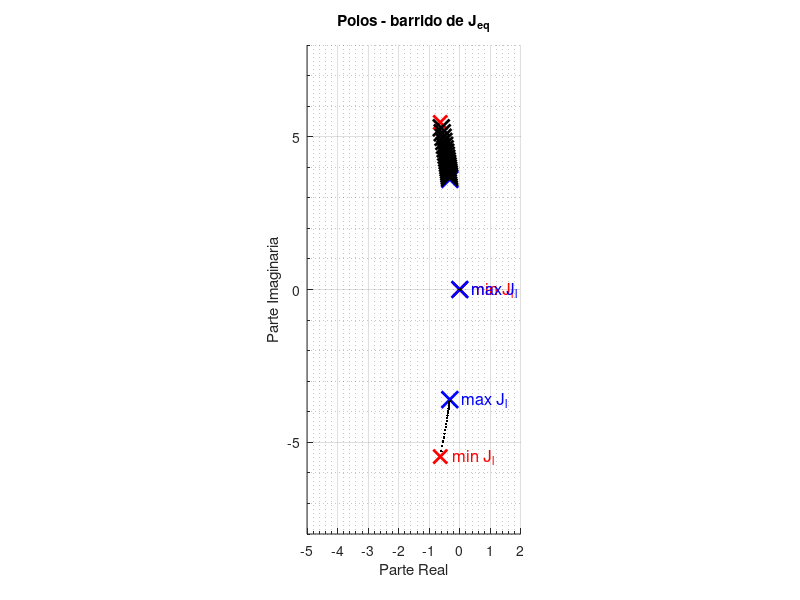

Source code (MATLAB): (Note: this script raises an error after producing the figure.)

% Analisis de estabilidad a lazo abierto

clc; clear; close;

% Parametros 

% Aceleracion de la gravedad [m/s^2]
g = 9.80665;

%% CARGA MECANICA 
% Coeficiente de friccion viscosa en la articulacion [N.m/(rad/s)]
b_l = 0.1;          % [+- 0.03]

b_l_nom = 0.1;
b_l_min = b_l_nom - 0.03;
b_l_max = b_l_nom + 0.03;

% Masa del brazo manipulador
m = 1.0;

% Longitud equivalente del brazo (hasta el centro de masa) [m]
l_cm = 0.25;

% Momento de inercia equivalente del brazo (ref. al centro de masa) [kg.m^2]
J_cm = 0.0208;

% Longitud total del brazo (hasta el extremo) [m]
l_l = 0.50;

% Masa de carga util en el extremo - variable [kg]
m_l = 0.0;            % [0...1.5]
m_l_sc = 0.0;
m_l_max = 1.5;

% Momento de inercia total (al eje de rotacion) [kg.m^2]
J_l = (m*(l_cm)^2 + J_cm) + m_l*(l_l^2);     

J_l_min = (m*(l_cm)^2 + J_cm) + m_l_sc*(l_l^2);  
J_l_max = (m*(l_cm)^2 + J_cm) + m_l_max*(l_l^2);    

% Coeficiente k_l del torque de carga (incluye g) [N.m]
k_l = (m*l_cm + m_l*l_l)*g;

% Torque de perturbacion por contacto [N.m]
T_dl = 0;            % [+- 5.0]


%% TREN DE TRANSMISION

% Relación de reducción total
r = 120;

% Velocidad nominal a la salida [rpm]
n_l_nom = 60.0;

% Velocidad nominal a la salida [rad/s]
omega_l_nom = 6.28;

% Torque de saldia nominal [N.m]
T_q_nom = 17.0;

% Torque de salida pico [N.m]
T_q_max = 45.0;


%% MAQUINA ELECTRICA

% Momento de inercia (motor y caja) [kg.m^2]
J_m = 14.0e-6;

% Coeficiente de friccion viscosa (motor y caja) [N.m/(rad/s)]
b_m = 15.0e-6;

% Pares de polos magneticos
P_p = 3;

% Flujo magnetico equivalente de imanes concatenado por espiras del
% bobinado de estator [WB-t = V/(rad/s)]
lambda_m = 0.016;

% Inductancia de estator (eje en cuadratura, q) [mH]
L_q = 5.8;

% Inductancia de estator (eje directo, d) [mH]
L_d = 6.6;

% Inductancia de dispersion de estator [mH]
L_ls = 0.8;

% Resistencia de estator por fase (@ T_sREF) [ohm]
R_s_ref = 1.02;

% Resistencia de estator lineal [ohm]
R_s = 1;

% Temperatura de referencia del bobinado del estator [ºC]
T_s_ref = 20;

% Temperatura maxima del bobinado del estator [ºC]
T_s_max = 115;

% Coeficiente de aumento de la resistencia de bobinado del estator con la
% temperatura [1/ºC]
alpha_Cu = 3.9e-3;

% Resistencia de estator por fase @ T_s_max

T_s_min = -10;

R_s_min = R_s_ref*(1+alpha_Cu*(T_s_min-T_s_ref));
R_s_max = R_s_ref*(1+alpha_Cu*(T_s_max-T_s_ref));


% Capacitancia termica de estator [ W/(ºC/s)]
C_ts = 0.818;

% Resistencia termica estator-ambiente [ºC/W]
R_ts_amb = 146.7;

% Constante de tiempo termica = R_ts_amb * C_ts [s]
tau_ts_amb = 120;

% Velocidad nominal del rotor [rmp]
n_m_nom = 6600;

% Velocidad nominal del rotor [rad/s]
omega_m_nom = 691.15;

% Tension nominal de linea

% Tension nominal de fase

% Corriente nominal

% Corriente maxima

% Temperatura ambiente [ºC]
T_amb = 25;         % [-15...40]

%% Modelo matematico equivalente del subsistema mecanico completo

% Momento de inercia equivalente [kg.m^2]
J_eq = J_m + J_l/(r^2);

J_eq_min = J_m + J_l_min/(r^2);
J_eq_max = J_m + J_l_max/(r^2);

% Coeficiente de friccion equivalente [N.m/(rad/s)]
b_eq = b_m + b_l/(r^2);

b_eq_min = b_m + b_l_min/(r^2);
b_eq_max = b_m + b_l_max/(r^2);

%% Polos y ceros

% Barrido de J_eq
J_eq_values = linspace(J_eq_min, J_eq_max, 20); 

% Barrido de b_eq
b_eq_values = linspace(b_eq_min, b_eq_max, 20); 

% Barrido de R_s
R_s_values = linspace(R_s_min, R_s_max, 20); 

% Inicializar figura 1 - J_eq %%%%%%%%%%%%%%%%%%%%%%%%%%%%%%%%%%%%%%%%%%%%
figure;
hold on;

% Graficar polos y ceros con J_eq_min
J_eq = J_eq_min;  % Valor mínimo de J_eq
a = J_eq * L_q;
b = b_eq * L_q + J_eq * R_s_ref;
c = b_eq * R_s_ref + 1.5 * (P_p * lambda_m)^2;

% Numerador
num = -(1 / r) * [L_q R_s];

% Denominador
den = [a b c]; 
den = conv([1 0], den); 

% Crear la función de transferencia
G = tf(num, den);

% Obtener polos y ceros
poles = pole(G);
zeros_G = zero(G);

% Graficar con cruz roja
plot(real(poles), imag(poles), 'rx', 'MarkerSize', 10, 'LineWidth', 2);
text(real(poles(2)), imag(poles(2)), '   min J_l', 'Color', 'red', 'FontSize', 12, 'HorizontalAlignment', 'left');
text(real(poles(3)), imag(poles(3)), '   min J_l', 'Color', 'red', 'FontSize', 12, 'HorizontalAlignment', 'left');
% plot(real(zeros_G), imag(zeros_G), 'rx', 'MarkerSize', 10, 'LineWidth', 2);

% Graficar polos y ceros con J_eq_max
J_eq = J_eq_max;  % Valor máximo de J_eq
a = J_eq * L_q;
b = b_eq * L_q + J_eq * R_s_ref;
c = b_eq * R_s_ref + 1.5 * (P_p * lambda_m)^2;

% Numerador
num = -(1 / r) * [L_q R_s];

% Denominador
den = [a b c]; 
den = conv([1 0], den); 

% Crear la función de transferencia
G = tf(num, den);

% Obtener polos y ceros
poles = pole(G);
zeros_G = zero(G);

% Graficar con cruz azul
plot(real(poles), imag(poles), 'bx', 'MarkerSize', 12, 'LineWidth', 2);
text(real(poles(2)), imag(poles(2)), '   max J_l', 'Color', 'blue', 'FontSize', 12, 'HorizontalAlignment', 'left');
text(real(poles(3)), imag(poles(3)), '   max J_l', 'Color', 'blue', 'FontSize', 12, 'HorizontalAlignment', 'left');
% plot(real(zeros_G), imag(zeros_G), 'bx', 'MarkerSize', 10, 'LineWidth', 2);

% Barrer los valores de J_eq y graficar polos y ceros con b_eq y R_s_ref
for J_eq = J_eq_values(2:end-1)  % No tomar primer ni último valor de J_eq
    a = J_eq * L_q;
    b = b_eq * L_q + J_eq * R_s_ref;
    c = b_eq * R_s_ref + 1.5 * (P_p * lambda_m)^2;

    % Numerador
    num = -(1 / r) * [L_q R_s];

    % Denominador
    den = [a b c]; 
    den = conv([1 0], den); 

    % Crear la función de transferencia
    G = tf(num, den);

    % Obtener polos y ceros
    poles = pole(G);
    zeros_G = zero(G);

    % Graficar con punto gris pequeño
    plot(real(poles), imag(poles), 'k.', 'MarkerSize', 6, 'LineWidth', 1);
    plot(real(poles(1)), imag(poles(1)), 'kx', 'MarkerSize', 12, 'LineWidth', 2);
%     plot(real(zeros_G), imag(zeros_G), 'k.', 'MarkerSize', 6, 'LineWidth', 1);
end

% Configurar el gráfico
xlabel('Parte Real');
ylabel('Parte Imaginaria');
title('Polos - barrido de J_{eq}');
grid on;
set(gca, 'XMinorTick', 'on', 'YMinorTick', 'on');  % Activar los ticks menores
grid minor;  % Activar la cuadrícula secundaria
axis equal;
xlim([-5, 2]);  % Limitar el eje x hasta 1
ylim([-8, 8]);  % Limitar el eje y
xline(0, '--k'); % Línea vertical en el eje imaginario
yline(0, '--k'); % Línea horizontal en el eje real
hold off;


% Inicializar figura 2 - b_eq %%%%%%%%%%%%%%%%%%%%%%%%%%%%%%%%%%%%%%%%%%%
figure;
hold on;

% Graficar polos y ceros con b_eq_min
b_eq = b_eq_min;  % Valor mínimo de b_eq
a = J_eq * L_q;
b = b_eq * L_q + J_eq * R_s_ref;
c = b_eq * R_s_ref + 1.5 * (P_p * lambda_m)^2;

% Numerador
num = -(1 / r) * [L_q R_s];

% Denominador
den = [a b c]; 
den = conv([1 0], den); 

% Crear la función de transferencia
G = tf(num, den);

% Obtener polos y ceros
poles = pole(G);
zeros_G = zero(G);

% Graficar con cruz roja
plot(real(poles), imag(poles), 'rx', 'MarkerSize', 10, 'LineWidth', 2);
text(real(poles(2)), imag(poles(2)), '   min b_{eq}', 'Color', 'red', 'FontSize', 12, 'HorizontalAlignment', 'left');
text(real(poles(3)), imag(poles(3)), '   min b_{eq}', 'Color', 'red', 'FontSize', 12, 'HorizontalAlignment', 'left');

% Graficar polos y ceros con b_eq_max
b_eq = b_eq_max;  % Valor máximo de b_eq
a = J_eq * L_q;
b = b_eq * L_q + J_eq * R_s_ref;
c = b_eq * R_s_ref + 1.5 * (P_p * lambda_m)^2;

% Numerador
num = -(1 / r) * [L_q R_s];

% Denominador
den = [a b c]; 
den = conv([1 0], den); 

% Crear la función de transferencia
G = tf(num, den);

% Obtener polos y ceros
poles = pole(G);
zeros_G = zero(G);

% Graficar con cruz azul
plot(real(poles), imag(poles), 'bx', 'MarkerSize', 12, 'LineWidth', 2);
text(real(poles(2)), imag(poles(2)), '   max b_{eq}', 'Color', 'blue', 'FontSize', 12, 'HorizontalAlignment', 'left');
text(real(poles(3)), imag(poles(3)), '   max b_{eq}', 'Color', 'blue', 'FontSize', 12, 'HorizontalAlignment', 'left');

% Barrer los valores de b_eq y graficar polos y ceros con b_eq y R_s_ref
for b_eq = b_eq_values(2:end-1)  % No tomar primer ni último valor de b_eq
    a = J_eq * L_q;
    b = b_eq * L_q + J_eq * R_s_ref;
    c = b_eq * R_s_ref + 1.5 * (P_p * lambda_m)^2;

    % Numerador
    num = -(1 / r) * [L_q R_s];

    % Denominador
    den = [a b c]; 
    den = conv([1 0], den); 

    % Crear la función de transferencia
    G = tf(num, den);

    % Obtener polos y ceros
    poles = pole(G);
    zeros_G = zero(G);

    % Graficar con punto gris pequeño
    plot(real(poles), imag(poles), 'k.', 'MarkerSize', 6, 'LineWidth', 1);
    plot(real(poles(1)), imag(poles(1)), 'kx', 'MarkerSize', 12, 'LineWidth', 2);
end

% Configurar el gráfico
xlabel('Parte Real');
ylabel('Parte Imaginaria');
title('Polos - barrido de b_{eq}');
grid on;
set(gca, 'XMinorTick', 'on', 'YMinorTick', 'on');  % Activar los ticks menores
grid minor;  % Activar la cuadrícula secundaria
axis equal;
xlim([-5, 2]);  % Limitar el eje x hasta 1
ylim([-8, 8]);  % Limitar el eje y
xline(0, '--k'); % Línea vertical en el eje imaginario
yline(0, '--k'); % Línea horizontal en el eje real
hold off;


% Inicializar figura 3 - R_s %%%%%%%%%%%%%%%%%%%%%%%%%%%%%%%%%%%%%%%%%%%%%
figure;
hold on;

% Graficar polos y ceros con R_s_ref
R_s = R_s_min;  % Valor mínimo de R_s
a = J_eq * L_q;
b = b_eq * L_q + J_eq * R_s;
c = b_eq * R_s + 1.5 * (P_p * lambda_m)^2;

% Numerador
num = -(1 / r) * [L_q R_s];

% Denominador
den = [a b c]; 
den = conv([1 0], den); 

% Crear la función de transferencia
G = tf(num, den);

% Obtener polos y ceros
poles = pole(G);
zeros_G = zero(G);

% Graficar con cruz roja
plot(real(poles), imag(poles), 'rx', 'MarkerSize', 10, 'LineWidth', 2);
text(real(poles(2)), imag(poles(2)), '   min R_s', 'Color', 'red', 'FontSize', 12, 'HorizontalAlignment', 'left');
text(real(poles(3)), imag(poles(3)), '   min R_s', 'Color', 'red', 'FontSize', 12, 'HorizontalAlignment', 'left');

% Graficar polos y ceros con R_s_max
R_s = R_s_max;  % Valor máximo de R_s
a = J_eq * L_q;
b = b_eq * L_q + J_eq * R_s;
c = b_eq * R_s + 1.5 * (P_p * lambda_m)^2;

% Numerador
num = -(1 / r) * [L_q R_s];

% Denominador
den = [a b c]; 
den = conv([1 0], den); 

% Crear la función de transferencia
G = tf(num, den);

% Obtener polos y ceros
poles = pole(G);
zeros_G = zero(G);

% Graficar con cruz azul
plot(real(poles), imag(poles), 'bx', 'MarkerSize', 12, 'LineWidth', 2);
text(real(poles(2)), imag(poles(2)), '   max R_s', 'Color', 'blue', 'FontSize', 12, 'HorizontalAlignment', 'left');
text(real(poles(3)), imag(poles(3)), '   max R_s', 'Color', 'blue', 'FontSize', 12, 'HorizontalAlignment', 'left');

% Barrer los valores de R_s y graficar polos y ceros con R_s y b_eq
for R_s = R_s_values(2:end-1)  % No tomar primer ni último valor de R_s
    a = J_eq * L_q;
    b = b_eq * L_q + J_eq * R_s;
    c = b_eq * R_s + 1.5 * (P_p * lambda_m)^2;

    % Numerador
    num = -(1 / r) * [L_q R_s];

    % Denominador
    den = [a b c]; 
    den = conv([1 0], den); 

    % Crear la función de transferencia
    G = tf(num, den);

    % Obtener polos y ceros
    poles = pole(G);
    zeros_G = zero(G);

    % Graficar con punto gris pequeño
    plot(real(poles), imag(poles), 'k.', 'MarkerSize', 6, 'LineWidth', 1);
    plot(real(poles(1)), imag(poles(1)), 'kx', 'MarkerSize', 12, 'LineWidth', 2);
end

% Configurar el gráfico
xlabel('Parte Real');
ylabel('Parte Imaginaria');
title('Polos - barrido de R_{s}');
grid on;
set(gca, 'XMinorTick', 'on', 'YMinorTick', 'on');  % Activar los ticks menores
grid minor;  % Activar la cuadrícula secundaria
axis equal;
xlim([-5, 2]);  % Limitar el eje x hasta 1
ylim([-8, 8]);  % Limitar el eje y
xline(0, '--k'); % Línea vertical en el eje imaginario
yline(0, '--k'); % Línea horizontal en el eje real
hold off;

    

